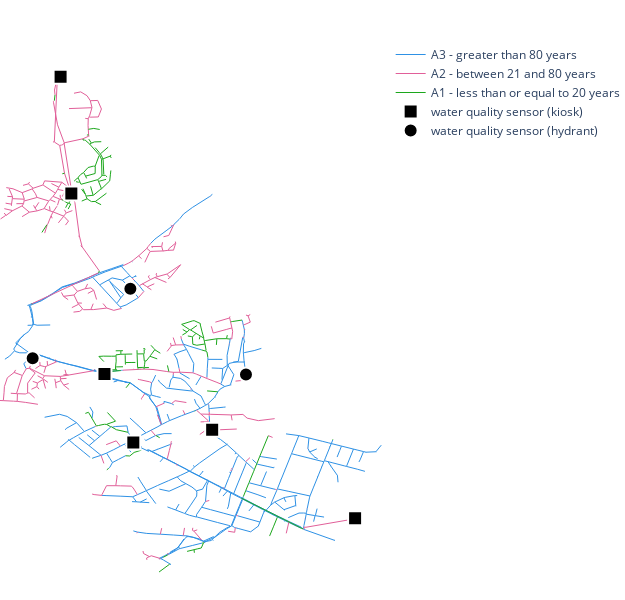
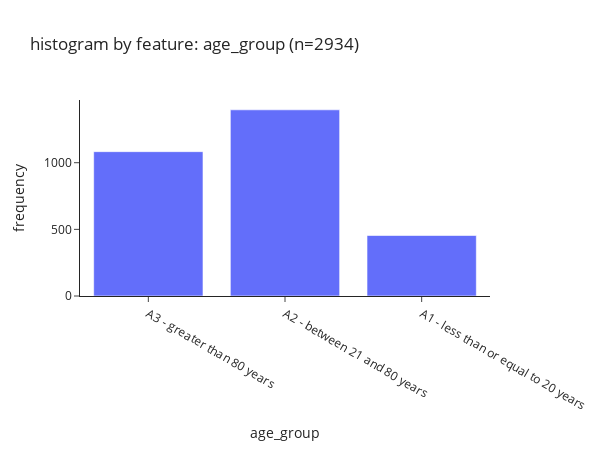

The notebook cell these images were saved under, in order:
### Markdown cell above
Age grouping.

### Code cell
age_thresh = [20, 80]
feature_df['age_group'] = [
    'A1 - less than or equal to 20 years' if age <= age_thresh[0] else 
    'A2 - between 21 and 80 years' if age > age_thresh[0] and age <= age_thresh[1] else 
    'A3 - greater than 80 years' if age > age_thresh[1] else 
    np.nan
    for age in feature_df['age']
]

# plotting
feature = 'age_group'
plot_features(feature_df, wq_sensors=True, show_legend=True, feature=feature)

fig = go.Figure(data=[go.Histogram(x=feature_df[feature], marker=dict(color=default_colors[0]))])
fig.update_layout(
    title=f"histogram by feature: {feature} (n={len(feature_df[feature])})",
    xaxis_title=feature,
    yaxis_title=f"frequency",
    template="simple_white",
    width=600,
    height=450
)
fig.show()

### Figure 1 — Plotly figure (JSON) as saved in the notebook; plotly's stock layout.template omitted (floating-point values rounded to 4 significant figures; data arrays with more than 128 entries replaced by an {"elided": "..."} marker saying what was removed)
{"data": [{"hoverinfo": "text", "line": {"color": "#2E91E5", "width": 1}, "mode": "lines", "name": "A3 - greater than 80 years", "text": "age_group: A3 - greater than 80 years", "type": "scatter", "x": {"elided": "3249 float values"}, "y": {"elided": "3249 float values"}}, {"hoverinfo": "text", "line": {"color": "#E15F99", "width": 1}, "mode": "lines", "name": "A2 - between 21 and 80 years", "text": "age_group: A2 - between 21 and 80 years", "type": "scatter", "x": {"elided": "4191 float values"}, "y": {"elided": "4191 float values"}}, {"hoverinfo": "text", "line": {"color": "#1CA71C", "width": 1}, "mode": "lines", "name": "A1 - less than or equal to 20 years", "text": "age_group: A1 - less than or equal to 20 years", "type": "scatter", "x": {"elided": "1362 float values"}, "y": {"elided": "1362 float values"}}, {"hoverinfo": "text", "marker": {"color": "black", "line": {"color": "white", "width": 2}, "size": 14, "symbol": "square"}, "mode": "markers", "name": "water quality sensor (kiosk)", "text": ["BW1", "BW2", "BW4", "BW5", "BW9", "BW12"], "type": "scatter", "x": [363500.0, 364600.0, 365500.0, 363800.0, 364000.0, 363600.0], "y": [179800.0, 176800.0, 176000.0, 177269, 176700.0, 178800.0]}, {"hoverinfo": "text", "marker": {"color": "black", "line": {"color": "white", "width": 2}, "size": 14}, "mode": "markers", "name": "water quality sensor (hydrant)", "text": ["BW3", "BW6", "BW7"], "type": "scatter", "x": [363300.0, 364800.0, 364000.0], "y": [177400.0, 177300.0, 178000.0]}], "layout": {"height": 600, "hovermode": "closest", "margin": {"b": 0, "l": 0, "r": 0, "t": 40}, "paper_bgcolor": "white", "plot_bgcolor": "white", "showlegend": true, "width": 625, "xaxis": {"autorange": true, "range": [363100.0, 365700.0], "showgrid": false, "showspikes": false, "showticklabels": false, "type": "linear", "zeroline": false}, "yaxis": {"autorange": true, "range": [175300.0, 180100.0], "showgrid": false, "showspikes": false, "showticklabels": false, "type": "linear", "zeroline": false}}}

### Figure 2 — Plotly figure (JSON) as saved in the notebook; plotly's stock layout.template omitted (floating-point values rounded to 4 significant figures; data arrays with more than 128 entries replaced by an {"elided": "..."} marker saying what was removed)
{"data": [{"marker": {"color": "#636EFA"}, "type": "histogram", "x": {"elided": "2934 str values"}}], "layout": {"height": 450, "title": {"text": "histogram by feature: age_group (n=2934)"}, "width": 600, "xaxis": {"autorange": true, "range": [-0.5, 2.5], "title": {"text": "age_group"}, "type": "category"}, "yaxis": {"autorange": true, "range": [0, 1471.0], "title": {"text": "frequency"}}}}
